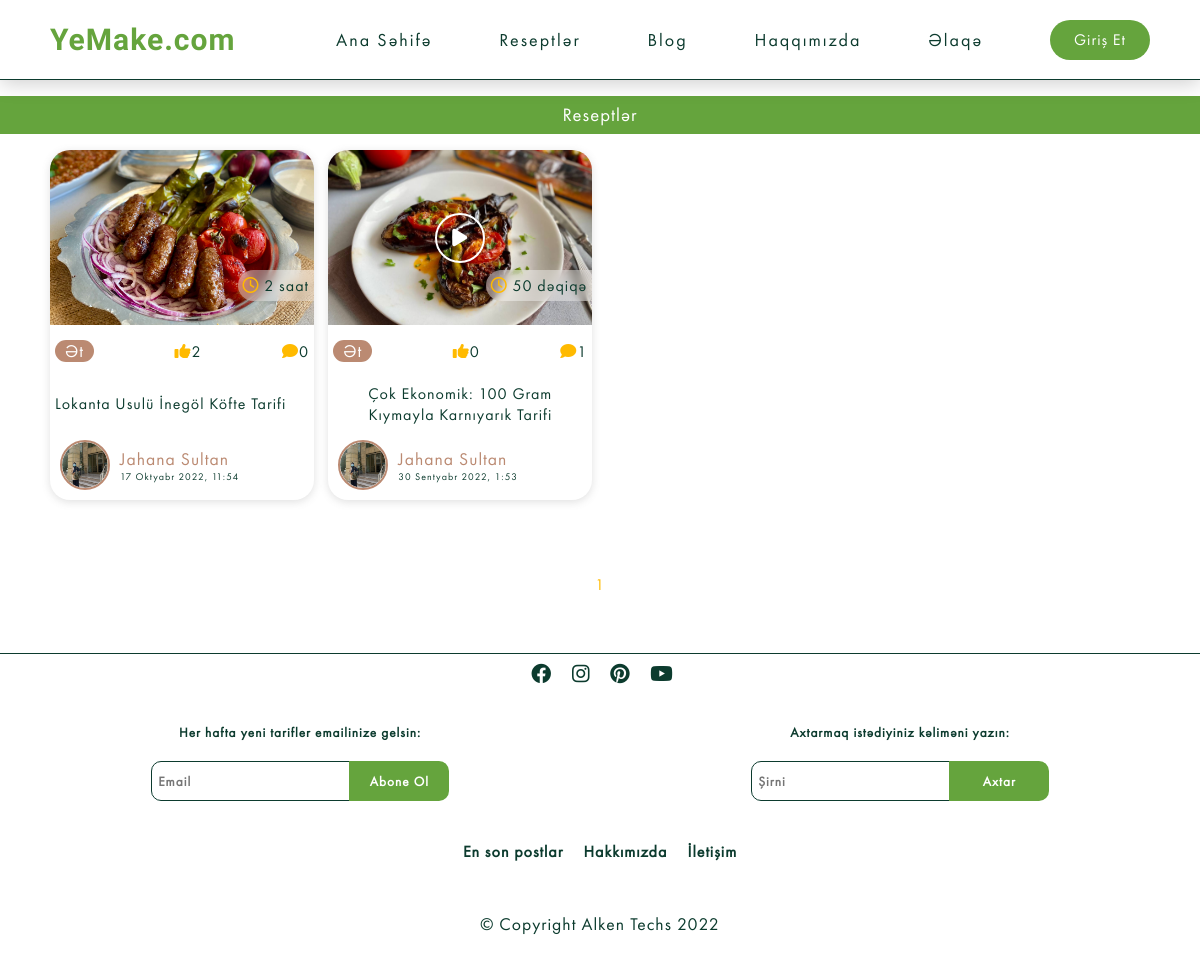
The app's page /category-filter/etT0Fc with its own data.
### recipes/models.py (models this page shows, shortened)
class Blog(models.Model):
    sn = 'saniyə'
    deq = 'dəqiqə'
    s = 'saat'
    g = 'gün'
    TIME_CHOICES = [
        (sn, "saniyə"),
        (deq, 'dəqiqə'),
        (s, 'saat'),
        (g, 'gün'),
    ]
    title = models.CharField(verbose_name="Başlıq",max_length=1500)
    description = models.TextField(verbose_name="Açıqlama")
    image=models.ImageField(verbose_name="Şəkil",null=True, blank=True, default='Recipes/default.jpg', upload_to='Recipes')
    isActive=models.BooleanField(verbose_name="Aktivlik",default=True)
    category= models.ForeignKey(Category,verbose_name="Kateqoriya", on_delete=models.CASCADE)
    slug=models.SlugField(editable=False, verbose_name="Slug", null=True, unique=True)
    cook_time=models.IntegerField(verbose_name="Bişirilmə Vaxtı",null=True)
    time=models.CharField(verbose_name="Zaman Ölçüsü",max_length=10, choices=TIME_CHOICES, default=deq, null=True)
    created=models.DateTimeField("Yaradılma Vaxtı",auto_now_add=True, null=True)
    youtube_link=EmbedVideoField("Youtube Linki",null=True, blank=True)
    owner=models.ForeignKey(Profile,verbose_name="Postu Paylaşan", null=True, on_delete=models.SET_NULL)
    class Meta:
        ordering= ["-created"]
        verbose_name="Resept"
        verbose_name_plural="Reseptlər"

class Category(models.Model):
    title=models.CharField(max_length=250)
    image=models.ImageField(null=True,upload_to='Category')
    slug=models.SlugField(editable=False, verbose_name="Slug", null=True, unique=True)

class Vote(models.Model):
    VOTE_TYPE=(
        ("up","up vote"),
        ("down", "down vote")
    )
    value=models.CharField(max_length=200, choices=VOTE_TYPE)
    owner=models.ForeignKey(Profile, on_delete=models.CASCADE, null=True)
    recipe = models.ForeignKey(Blog, on_delete=models.CASCADE)
    class Meta:
        unique_together=[["owner", "recipe"]]

class Review(models.Model):
    owner=models.ForeignKey(Profile, on_delete=models.CASCADE, null=True)
    recipe = models.ForeignKey(Blog ,on_delete=models.CASCADE)
    body=models.TextField(null=True,blank=False)
    created=models.DateTimeField(auto_now_add=True)
    class Meta:
        ordering=["-created"]

### users/models.py (models this page shows, shortened)
class Profile(models.Model):
    user=models.OneToOneField(User, on_delete=models.CASCADE, null=True )
    username=models.CharField(max_length=100, null=True, blank=True)
    name=models.CharField(max_length=200, null=True, blank=True)
    email=models.EmailField(max_length=200,null=True,blank=True, unique=True)
    short_info=models.CharField(max_length=200, null=True, blank=True)
    profile_image=models.ImageField(upload_to='Users', null=True, blank=True,default='Users/user-default.jpg')
    cover_image=models.ImageField(upload_to='Users', blank=True, null=True, default='Users/cover.webp')
    slug=models.SlugField( verbose_name="Slug", null=True, unique=True)

### recipes/views.py (the view)
# urls.py: path('category-filter/<slug:slug>',views.category_filter, name="recipe-category")
def category_filter(request, slug):
    category=Blog.objects.filter(category__slug=slug)
    if category:
        blogs, custom_range=Paginations(request, category)
    else:
        blogs=""
        custom_range=""
    context={
        "blog":blogs,
        "custom_range":custom_range
    }
    return render(request, "recipes/recipes.html",context)

### recipes/utils.py (called while the page is built)
def Paginations(request, blogs):
    page=request.GET.get("page")
    results=30
    paginator=Paginator(blogs, results)
    try:
        blogs=paginator.page(page)
    except PageNotAnInteger:
        page=1
        blogs=paginator.page(page)
    except EmptyPage:
        page=paginator.num_pages
        blogs=paginator.page(page)
    leftIndex=(int(page)-2)
    if leftIndex<1:
        leftIndex=1
    rightIndex=(int(page)+3)
    if rightIndex>paginator.num_pages:
        rightIndex=paginator.num_pages+1
    custom_range=range(leftIndex, rightIndex)
    return blogs, custom_range

### templates/recipes/recipes.html (shortened to what this page needs)
{% extends 'base.html' %}
{% load static %}
{% block css %}
<link rel="stylesheet" href='{% static '/css/index.css' %}?{% now "U" %}'>
{% endblock  %}
{% block content %}
<h3 class='title'>Reseptlər</h3>
<div class="cards padding-x">
{% if blog %}
 {% for blog in blog  %}
     <div class="card">
    {% include 'partials/__recipecard.html' %}
    </div>
    {% endfor %}
{% else %}
<div class="notfound">
<p><i class="fa-solid fa-magnifying-glass"></i></p>
<h1>Nəticə Tapılmadı!</h1>
<a href="{% url 'index' %}" class="back">Ana Səhifəyə Qayıt</a></div>
{% endif %}
</div>
{% include "partials/__paginations.html" %}
{% endblock  %}

### templates/partials/__recipecard.html (shortened to what this page needs)
<div class="post-card">
    <div class="img">
        {% if blog.youtube_link %}
         <div class="play"><i class="fa-solid fa-play"></i></div>
        {% endif %}
        <img src="{{blog.image.url}}" alt="">
    </div>
    <div class="category">
        <a href="{% url 'recipe-category' blog.category.slug %}"><div class="post-category">
            <p>{{blog.category.title}}</p>
        </div></a>
        <div class="time-cook"><i class="fa-regular fa-clock"></i> {{blog.cook_time}} {{blog.time}}</div>
        <div class="stars"><i class="fa-solid fa-thumbs-up"></i>{{blog.vote_set.all | length }}</div>
        <div class="comment"><i class="fa-solid fa-comment"></i>{{blog.review_set.all | length}}</div>
    </div>
    <div class="title"><a href="{% url 'blogdetails' blog.slug %}">
            <h4>{{blog.title | truncatechars:50}}</h4>
        </a>
    </div>
  <a href="{% if blog.owner.id == user.profile.id %} {% url 'profile' user.profile.slug %} {% else %} {% url 'Account' blog.owner.slug %} {% endif %}" class="profile">
    <div class="profile">
        <div class="profile-photo">
            {% if blog.owner.profile_image %}
            <img src="{{blog.owner.profile_image.url}}" alt="">
            {% endif %}</div>
        <div class="name-date">
            <p class="name">{{blog.owner.name}}</p>
            <p class="date">{{blog.created}}</p>
        </div>
    </div>
</a>
</div>

### static/css/style.css (style rules this page uses)
:root { --dark-green: #0c3b2e; --light-green: #65A43D; --water-green: #bb8a72; --grass-green: #0c3b2e; --brokolli-green: #008c3f; --carrot: #65A43D; --yellow: #ffba00; }
* { margin: 0; padding: 0; color: #f2f5f7; letter-spacing: 1px; font-weight: 300; color: var(--dark-green); text-decoration: none; list-style: none; box-sizing: border-box; font-family: "Montserrat", sans-serif; font-family: "FuturaPT", sans-serif; }
h1, h2, h3, h4, h5, h6 { font-family: "FuturaPT", sans-serif; }
p { font-size: 1.1rem; }
html { scroll-behavior: smooth; }
img { width: 100%; height: 100%; }
.padding-x { padding-left: 50px; padding-right: 50px; }
h3.title { background-color: var(--carrot); backdrop-filter: blur(5px); -webkit-backdrop-filter: blur(5px); text-align: center; padding: 7px; word-wrap: break-word; color: #fff; margin: 1rem 0; }
img { object-fit: cover; }

### static/css/index.css (style rules this page uses)
.cards { display: flex; display: -ms-flexbox; column-gap: 1.3%; flex-wrap: wrap; }
.card { width: 24%; }
.post-card { width: 100%; height: 350px; display: flex; flex-direction: column; justify-content: space-between; box-shadow: rgba(99, 99, 99, 0.2) 0px 2px 8px 0px; border-radius: 20px; overflow: hidden; margin-bottom: 1rem; position: relative; }
.time-cook { position: absolute; background-color: rgba(255, 255, 255, 0.404); backdrop-filter: blur(5px); top: 120px; right: 0; padding: 5px; border-radius: 20px 0 0 20px; transition: 0.3s ease; }
.post-card .img img { transition: 0.3s ease; }
.post-card .img { height: 50%; position: relative; overflow: hidden; }
.post-card .img img { width: 100%; height: 100%; object-fit: cover; }
.post-card .category { height: 15%; display: flex; justify-content: space-between; padding: 0 5px; align-items: center; }
.post-card .category .post-category p { background-color: transparent; background-color: var(--water-green); border-radius: 100vmax; padding: 0 10px; color: #fff; }
.post-card .category i { color: var(--yellow); }
.post-card .title { height: 15%; display: flex; align-items: center; padding: 0 5px; cursor: pointer; }
.post-card .title h4 { text-align: center; }
.post-card .profile { height: 20%; display: flex; align-items: center; padding: 0 5px; cursor: pointer; }
.post-card .profile .profile-photo { width: 50px; height: 50px; border-radius: 50%; overflow: hidden; margin-right: 10px; border: 2px solid var(--water-green); }
.post-card .profile .profile-photo img { border-radius: 50%; width: 100%; height: 100%; object-fit: cover; }
.post-card .profile .name { color: var(--water-green); }
.post-card .profile .date { font-size: 10px; }
.play { width: 50px; height: 50px; border-radius: 50%; border: 2px solid #fff; position: absolute; top: 50%; left: 50%; transform: translate(-50%, -50%); z-index: 100; display: flex; justify-content: center; align-items: center; font-size: 20px; animation: pulse-white 2s infinite; }
.play i { color:#fff }

### records on screen
Blog: image (picture), category "Ət", cook_time "2", time "saat", vote_set.all|length "2", review_set.all|length "0", title "Lokanta Usulü İnegöl Köfte Tarifi", owner.profile_image (picture), owner.name "Jahana Sultan", created "17 Oktyabr 2022, 11:54"
Blog: image (picture), category "Ət", cook_time "50", time "dəqiqə", vote_set.all|length "0", review_set.all|length "1", title "Çok Ekonomik: 100 Gram Kıymayla Karnıyarık Tarifi", owner.profile_image (picture), owner.name "Jahana Sultan", created "30 Sentyabr 2022, 1:53"

### other values on screen
{{ page }} "1"
{{ current_year }} "2022"
